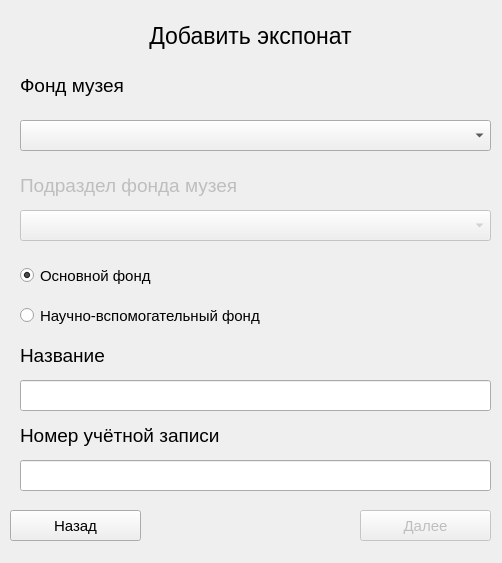
<?xml version="1.0" encoding="UTF-8"?>
<ui version="4.0">
 <class>addForm</class>
 <widget class="QWidget" name="addForm">
  <property name="geometry">
   <rect>
    <x>0</x>
    <y>0</y>
    <width>502</width>
    <height>563</height>
   </rect>
  </property>
  <property name="windowTitle">
   <string>Form</string>
  </property>
  <property name="styleSheet">
   <string notr="true"/>
  </property>
  <widget class="QLabel" name="Title">
   <property name="geometry">
    <rect>
     <x>10</x>
     <y>15</y>
     <width>481</width>
     <height>41</height>
    </rect>
   </property>
   <property name="font">
    <font>
     <pointsize>17</pointsize>
    </font>
   </property>
   <property name="text">
    <string>Добавить экспонат</string>
   </property>
   <property name="alignment">
    <set>Qt::AlignCenter</set>
   </property>
  </widget>
  <widget class="QLabel" name="labelSelection">
   <property name="geometry">
    <rect>
     <x>20</x>
     <y>70</y>
     <width>471</width>
     <height>31</height>
    </rect>
   </property>
   <property name="font">
    <font>
     <pointsize>14</pointsize>
    </font>
   </property>
   <property name="text">
    <string>Фонд музея</string>
   </property>
  </widget>
  <widget class="QComboBox" name="Section">
   <property name="geometry">
    <rect>
     <x>20</x>
     <y>120</y>
     <width>471</width>
     <height>31</height>
    </rect>
   </property>
   <property name="font">
    <font>
     <pointsize>11</pointsize>
     <weight>50</weight>
     <bold>false</bold>
    </font>
   </property>
   <property name="editable">
    <bool>false</bool>
   </property>
   <property name="currentText">
    <string notr="true"/>
   </property>
   <property name="maxVisibleItems">
    <number>10</number>
   </property>
   <property name="duplicatesEnabled">
    <bool>false</bool>
   </property>
   <property name="placeholderText" stdset="0">
    <string/>
   </property>
  </widget>
  <widget class="QLabel" name="labelSubselection">
   <property name="enabled">
    <bool>false</bool>
   </property>
   <property name="geometry">
    <rect>
     <x>20</x>
     <y>170</y>
     <width>461</width>
     <height>31</height>
    </rect>
   </property>
   <property name="font">
    <font>
     <pointsize>14</pointsize>
    </font>
   </property>
   <property name="text">
    <string>Подраздел фонда музея</string>
   </property>
  </widget>
  <widget class="QComboBox" name="Subselection">
   <property name="enabled">
    <bool>false</bool>
   </property>
   <property name="geometry">
    <rect>
     <x>20</x>
     <y>210</y>
     <width>471</width>
     <height>31</height>
    </rect>
   </property>
   <property name="font">
    <font>
     <pointsize>11</pointsize>
     <weight>50</weight>
     <bold>false</bold>
    </font>
   </property>
   <property name="editable">
    <bool>false</bool>
   </property>
   <property name="currentText">
    <string notr="true"/>
   </property>
   <property name="maxVisibleItems">
    <number>10</number>
   </property>
   <property name="duplicatesEnabled">
    <bool>false</bool>
   </property>
   <property name="placeholderText" stdset="0">
    <string/>
   </property>
  </widget>
  <widget class="QRadioButton" name="radioButtonFond_1">
   <property name="geometry">
    <rect>
     <x>20</x>
     <y>260</y>
     <width>471</width>
     <height>31</height>
    </rect>
   </property>
   <property name="font">
    <font>
     <pointsize>11</pointsize>
    </font>
   </property>
   <property name="text">
    <string>Основной фонд</string>
   </property>
   <property name="checked">
    <bool>true</bool>
   </property>
  </widget>
  <widget class="QRadioButton" name="radioButtonFond_2">
   <property name="geometry">
    <rect>
     <x>20</x>
     <y>300</y>
     <width>471</width>
     <height>31</height>
    </rect>
   </property>
   <property name="font">
    <font>
     <pointsize>11</pointsize>
    </font>
   </property>
   <property name="text">
    <string>Научно-вспомогательный фонд</string>
   </property>
   <property name="checked">
    <bool>false</bool>
   </property>
  </widget>
  <widget class="QPushButton" name="nextButton">
   <property name="enabled">
    <bool>false</bool>
   </property>
   <property name="geometry">
    <rect>
     <x>360</x>
     <y>510</y>
     <width>131</width>
     <height>31</height>
    </rect>
   </property>
   <property name="font">
    <font>
     <pointsize>11</pointsize>
    </font>
   </property>
   <property name="text">
    <string>Далее</string>
   </property>
  </widget>
  <widget class="QPushButton" name="backButton">
   <property name="geometry">
    <rect>
     <x>10</x>
     <y>510</y>
     <width>131</width>
     <height>31</height>
    </rect>
   </property>
   <property name="font">
    <font>
     <pointsize>11</pointsize>
    </font>
   </property>
   <property name="text">
    <string>Назад</string>
   </property>
  </widget>
  <widget class="QLineEdit" name="lineEditName">
   <property name="geometry">
    <rect>
     <x>20</x>
     <y>380</y>
     <width>471</width>
     <height>31</height>
    </rect>
   </property>
   <property name="font">
    <font>
     <pointsize>14</pointsize>
    </font>
   </property>
   <property name="text">
    <string/>
   </property>
  </widget>
  <widget class="QLabel" name="labelName">
   <property name="geometry">
    <rect>
     <x>20</x>
     <y>340</y>
     <width>471</width>
     <height>31</height>
    </rect>
   </property>
   <property name="font">
    <font>
     <pointsize>14</pointsize>
    </font>
   </property>
   <property name="text">
    <string>Название</string>
   </property>
  </widget>
  <widget class="QLabel" name="labelNumber">
   <property name="geometry">
    <rect>
     <x>20</x>
     <y>420</y>
     <width>461</width>
     <height>31</height>
    </rect>
   </property>
   <property name="font">
    <font>
     <pointsize>14</pointsize>
    </font>
   </property>
   <property name="text">
    <string>Номер учётной записи</string>
   </property>
  </widget>
  <widget class="QLineEdit" name="lineEditNumber">
   <property name="geometry">
    <rect>
     <x>20</x>
     <y>460</y>
     <width>471</width>
     <height>31</height>
    </rect>
   </property>
   <property name="font">
    <font>
     <pointsize>14</pointsize>
    </font>
   </property>
   <property name="text">
    <string/>
   </property>
  </widget>
 </widget>
 <resources/>
 <connections/>
</ui>
